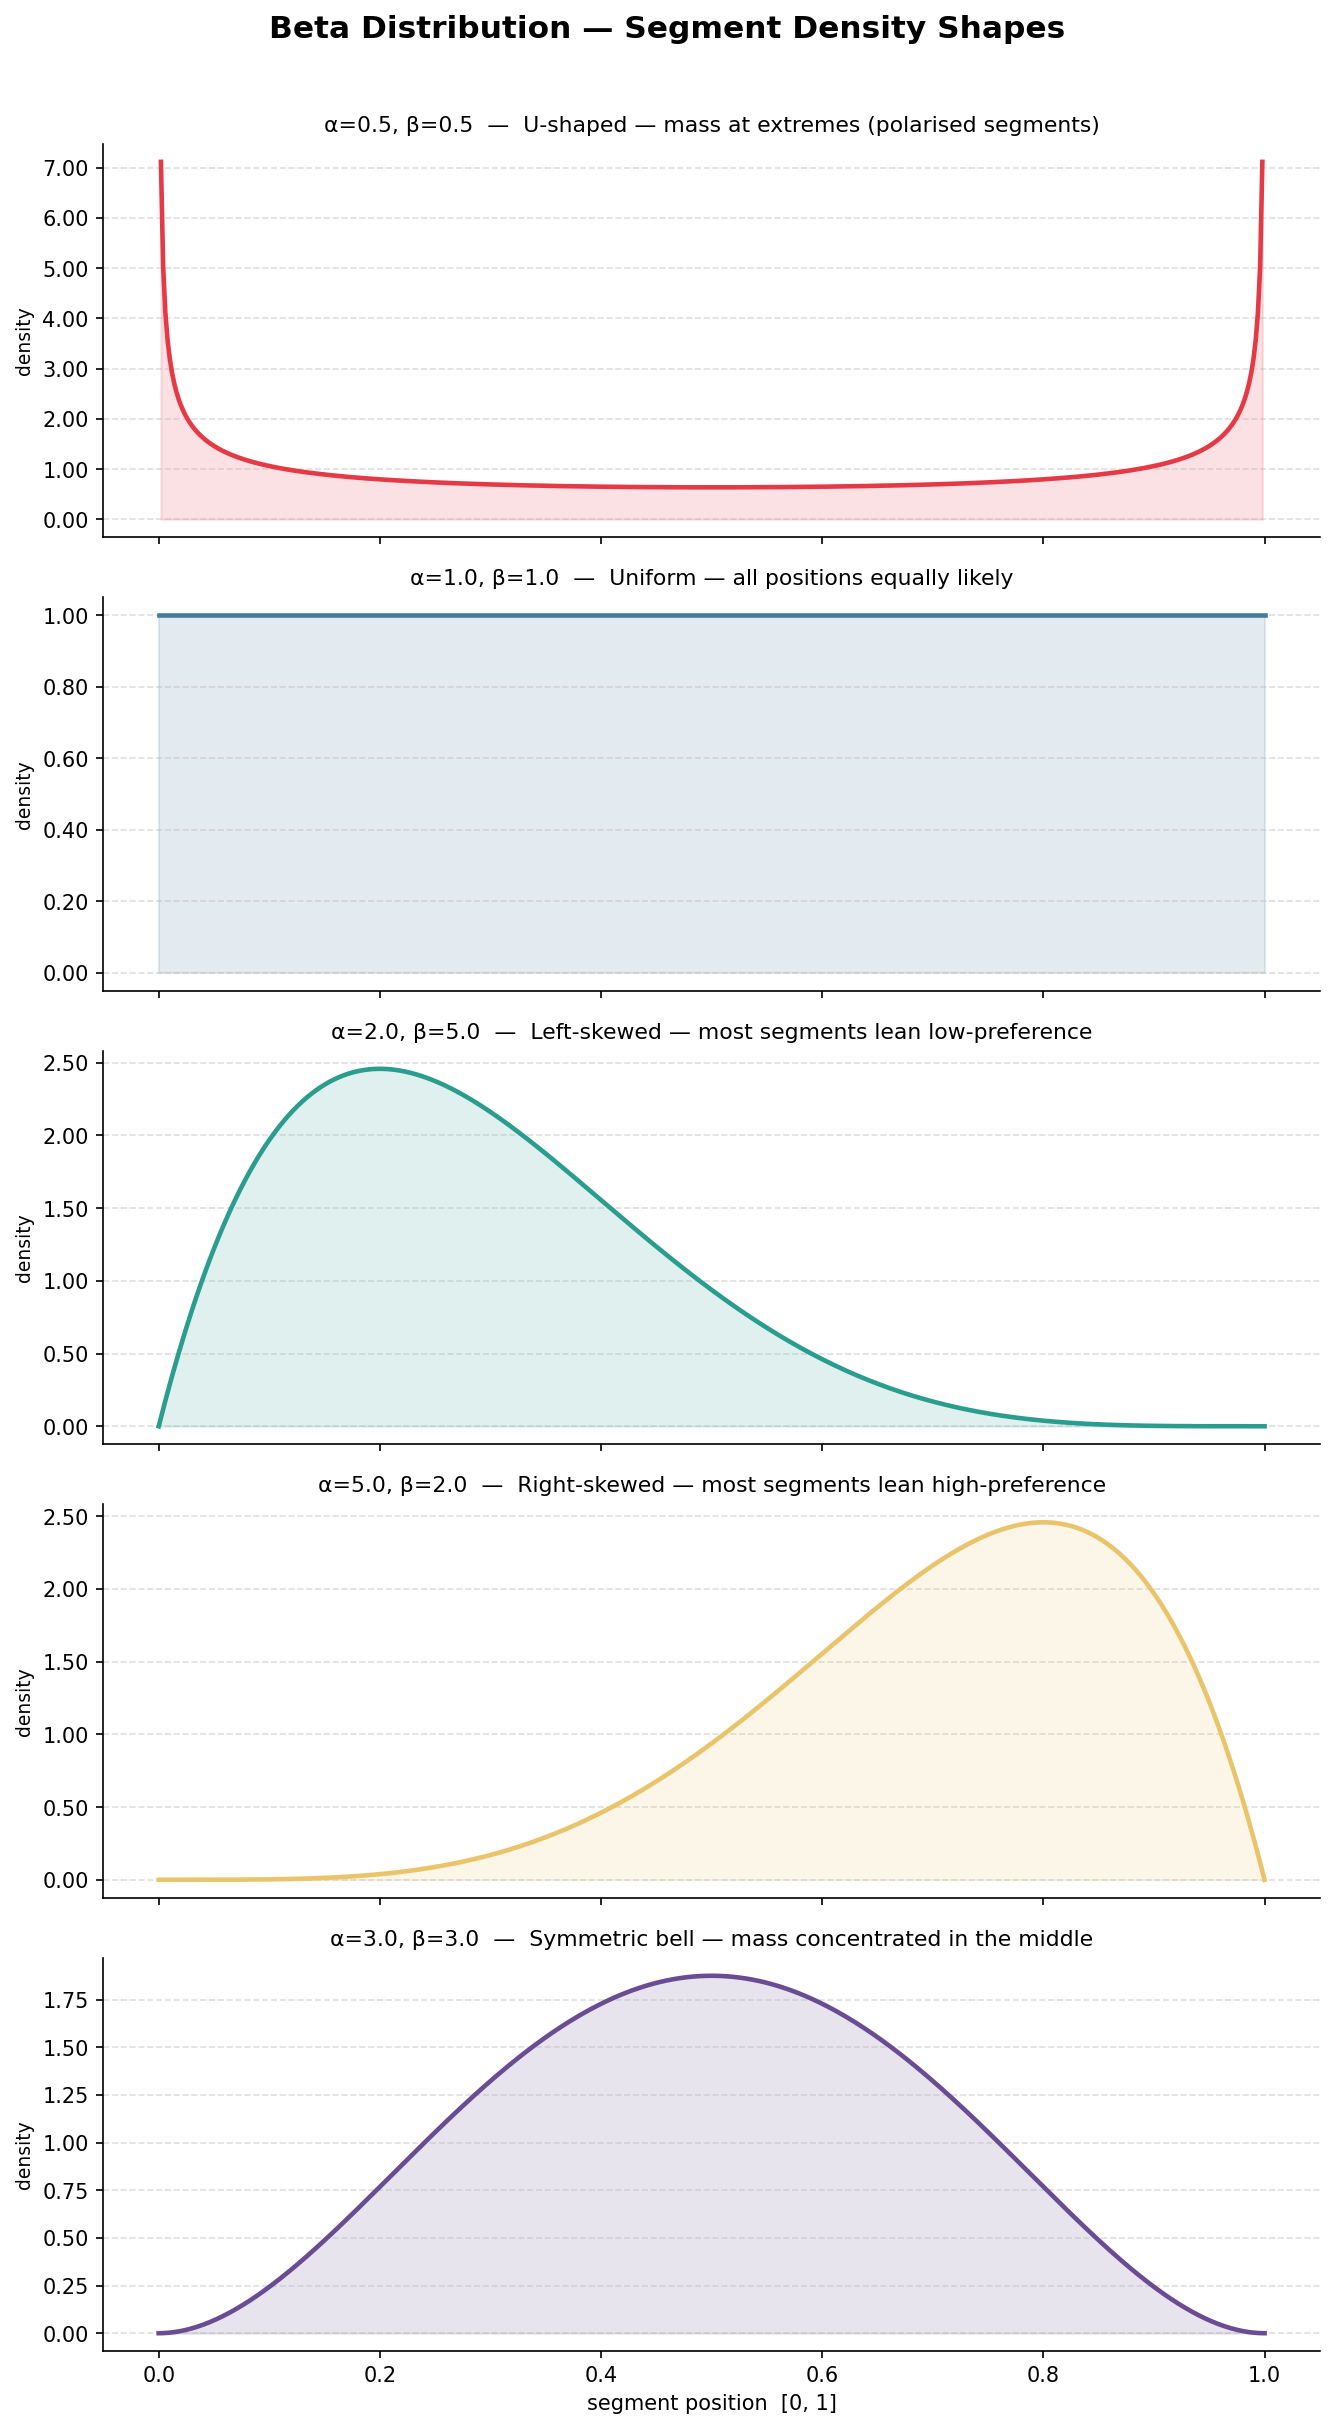

Source code (Python):
"""
beta_density_plots.py
---------------------
Plot 5 Beta(alpha, beta) density curves to explore how different parameter
sets shape the segment-size distribution.

Output: beta_density_plots.png  (saved next to this script)
"""

from __future__ import annotations

import sys
from pathlib import Path

import matplotlib.pyplot as plt
import matplotlib.ticker as mticker
import numpy as np

# Allow importing BetaDensity from the server package without installing it.
SERVER_ROOT = Path(__file__).resolve().parents[1] / "arya_fullstack_app" / "server"
sys.path.insert(0, str(SERVER_ROOT))

from app.beta_density import BetaDensity  # noqa: E402

# ---------------------------------------------------------------------------
# Parameter sets
# ---------------------------------------------------------------------------

CONFIGS: list[tuple[float, float, str, str]] = [
    # (alpha, beta, label, interpretation)
    (0.5,  0.5,  "α=0.5, β=0.5",  "U-shaped — mass at extremes (polarised segments)"),
    (1.0,  1.0,  "α=1.0, β=1.0",  "Uniform — all positions equally likely"),
    (2.0,  5.0,  "α=2.0, β=5.0",  "Left-skewed — most segments lean low-preference"),
    (5.0,  2.0,  "α=5.0, β=2.0",  "Right-skewed — most segments lean high-preference"),
    (3.0,  3.0,  "α=3.0, β=3.0",  "Symmetric bell — mass concentrated in the middle"),
]

COLORS = ["#e63946", "#457b9d", "#2a9d8f", "#e9c46a", "#6a4c93"]

# ---------------------------------------------------------------------------
# Plot
# ---------------------------------------------------------------------------

fig, axes = plt.subplots(
    nrows=len(CONFIGS),
    ncols=1,
    figsize=(9, 3.2 * len(CONFIGS)),
    sharex=True,
)
fig.suptitle(
    "Beta Distribution — Segment Density Shapes",
    fontsize=15,
    fontweight="bold",
    y=1.01,
)

x = np.linspace(0.0, 1.0, 500)

for ax, (alpha, beta, label, interp), color in zip(axes, CONFIGS, COLORS):
    bd = BetaDensity(alpha=alpha, beta=beta)
    _, y = bd.sample_grid(n_points=500)

    ax.plot(x, y, color=color, linewidth=2.2, label=label)
    ax.fill_between(x, y, alpha=0.15, color=color)

    ax.set_title(f"{label}  —  {interp}", fontsize=10.5, pad=6)
    ax.set_ylabel("density", fontsize=9)
    ax.yaxis.set_major_formatter(mticker.FormatStrFormatter("%.2f"))
    ax.grid(axis="y", linestyle="--", alpha=0.4)
    ax.spines[["top", "right"]].set_visible(False)

axes[-1].set_xlabel("segment position  [0, 1]", fontsize=10)

fig.tight_layout()

out_path = Path(__file__).with_name("beta_density_plots.png")
fig.savefig(out_path, dpi=150, bbox_inches="tight")
print(f"Saved: {out_path}")
